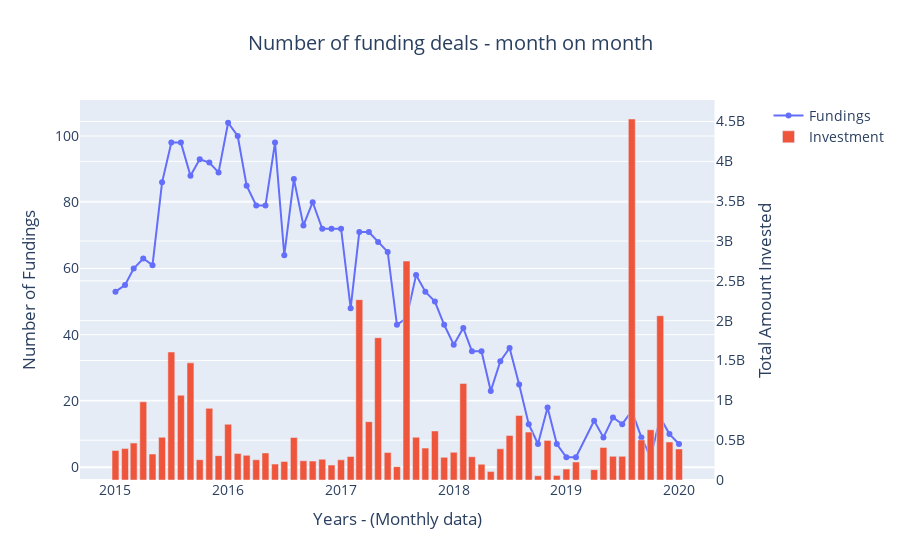

Source (notebook cell):
### Code cell
# Create figure with secondary y-axis
fig = make_subplots(specs=[[{"secondary_y": True}]])

# Set the line plot and bar graph
fig.add_trace(
    go.Scatter(x=yearmonth.index, y=yearmonth.values, mode='lines+markers', name='Fundings'),
    secondary_y=False
)

fig.add_trace(
    go.Bar(x=sum_amount.index, y=sum_amount.values, name='Investment'),
    secondary_y=True
)

# Add figure title
fig.update_layout(
    go.Layout(
        title=go.layout.Title(text='Number of funding deals - month on month', x=0.5),
        font=dict(size=14),
        xaxis=dict(title='Years - (Monthly data)')
    )
)

# Set y-axes titles
fig.update_yaxes(title_text="Number of Fundings", secondary_y=False)
fig.update_yaxes(title_text="Total Amount Invested", secondary_y=True)

fig.show()
